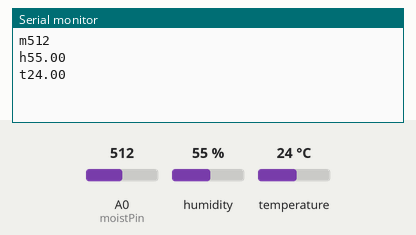
A sketch run on a simulated Arduino Uno, built with avr-gcc and run on an emulated ATmega328P. Shown: the last lines printed to the serial monitor. Inputs (shaded band) come from the test bench; at power-on: humidity 55 %, A0 (moistPin) = 512, temperature 24 °C.

Above: at 2.2 s.
2.3 s: humidity set to 22 %
At 7.2 s:
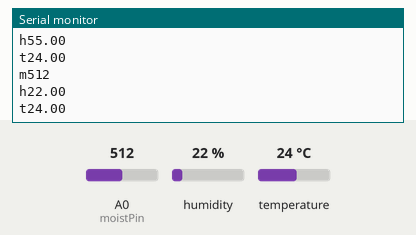
8.3 s: A0 (moistPin) set to 716
At 11.9 s:
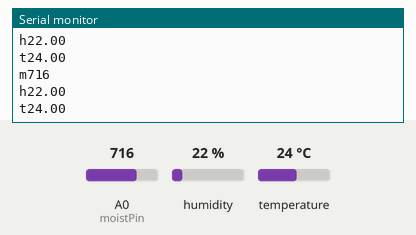
14.3 s: temperature set to 12 °C
At 16.6 s:
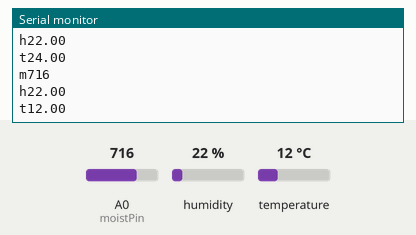
20.3 s: A0 (moistPin) set to 900
At 22.5 s:
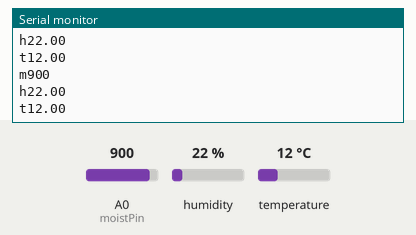
26.3 s: humidity set to 40 %
At 31.9 s:
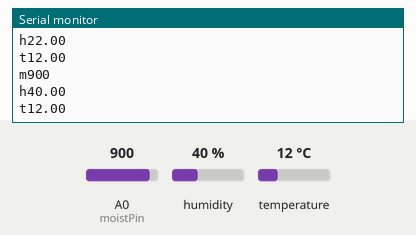
Timing chart, 0 to 33.3 s (numbered marks = the images above; inputs shaded):
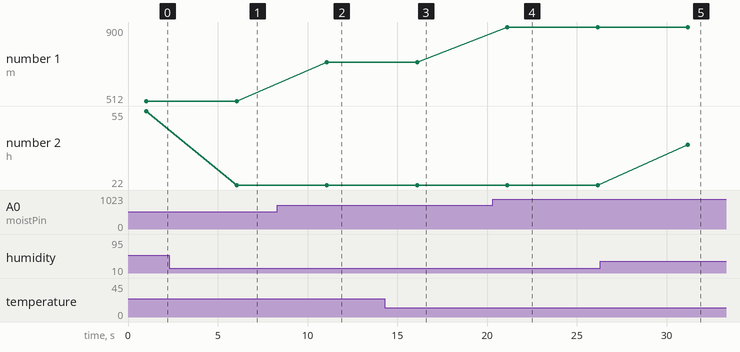

Measured:
- after the input at 2.3 s, the serial monitor: prints a new line after 3.8 s (image 1)
- after the input at 8.3 s, the serial monitor: prints a new line after 2.8 s (image 2)
- after the input at 14.3 s, the serial monitor: prints a new line after 1.8 s (image 3)
- after the input at 20.3 s, the serial monitor: prints a new line after 0.82 s (image 4)
- after the input at 26.3 s, the serial monitor: prints a new line after 4.9 s (image 5)
- plotted number 1: 512 → 716 after the input at 8.3 s, 716 → 900 after the input at 20.3 s
- plotted number 2: 55 → 22 after the input at 2.3 s, 22 → 40 after the input at 26.3 s

The sketch:

analogReadSenors_sendSerial.ino
```cpp
#include "dht.h"
#define dht_apin A5 // Analog pin humidity/temp sensor is plugged into
#define moistPin A0 // pin that moisture sensor is plugged into

dht DHT;


void setup(){

  Serial.begin(9600);
  delay(1000);//Wait before accessing Sensor

}//end "setup()"

void loop(){

  int sensorValue = analogRead(moistPin);
  DHT.read11(dht_apin);

  Serial.print("m");
  Serial.println(sensorValue);
  Serial.print("h");
  Serial.println(DHT.humidity);
  Serial.print("t");
  Serial.println(DHT.temperature);

    delay(5000);//Wait 5 seconds before accessing sensor again.

  //Fastest should be once every two seconds.

}// end loop()
```
